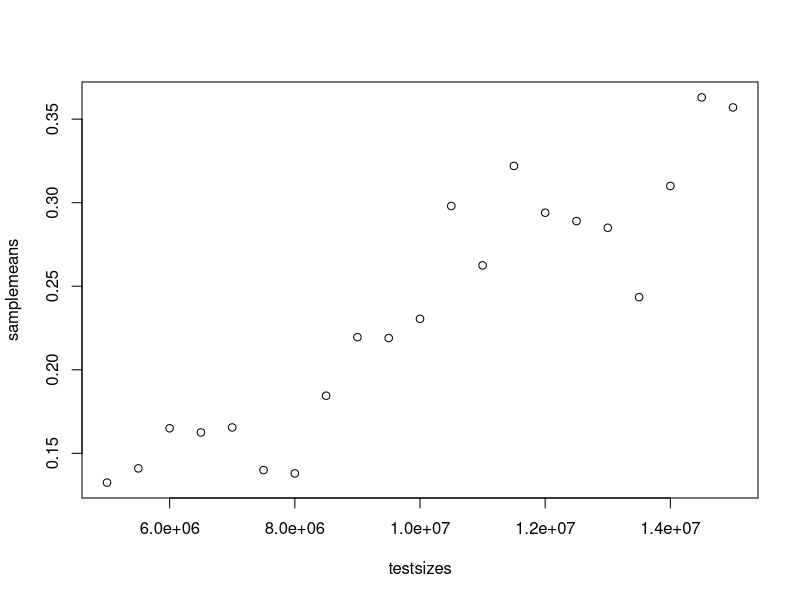

The R source for this figure:
# Rohan McLure
# Matrix algebra 

# tests is the size of the data being input.
# samplesize is the number of trials allocated to each load size.
benchmark <- function(testsizes, nsamples)
{
	samplemeans <- c()
	
	for (i in 1:length(testsizes))
	{
		dataset = c()

		for (trial in 1:nsamples)
		{
			# Populates the entry for an input size with its trial time.
			dataset[trial] <- divisibility_bench(testsizes[i])
		}

		print(dataset)
	
		samplemeans[i] <- mean(dataset)
	}

	pdf(file="performance_curve.pdf")
	plot(testsizes,samplemeans)

}

# Generates matrix A and vector b, solves for X = Ab, barplot contents of X.
matrix_arithmetic_bench <- function(size)
{
	A <- rand_matrix(TRUE, size)
	b <- rand_matrix(FALSE, size)

	# Solves matrix, plots contents of variable vector X.
	dt <- system.time(X <- solve(A,b))[3]
	dt <- dt + system.time(barplot(1:length(X),X))[3]
	return (dt)
}

# Multiplies matrices A and B
matrix_multiplication_bench <- function(size)
{
	A <- rand_matrix(TRUE, size)
	B <- rand_matrix(TRUE, size)

	return (system.time(A %*% B)[3])
}

rand_matrix <- function(is_matrix, slength)
{	
	n = slength
	
	if (is_matrix)
	{
		n <- n ** 2
	}
	
	# Generates a line of members for the matrix.
	members <- sample(-10:10, size=n, replace=TRUE)

	return( matrix((members), nrow=slength ))
}

divisibility_bench <- function(size)
{
	data <- sample(-100:100, size, replace=TRUE)
	moduli <- sample(1:10, size, replace=TRUE)

	return (system.time(data %% moduli)[3])
}

incrementation_bench <- function(size)
{
	# Vector of 0's of amount size.
	data <- rep(0,size)

	return (system.time(data <- data + 1))
}

vector_column_synthesis_bench <- function(size)
{
	vectors <- c()	

	for (i in 1:size)
	{
		vectors[i] <- rand_matrix(FALSE, size)
	}

	return (system.time(cbind(vectors)))
}


benchmark(500000*10:30, 2)
